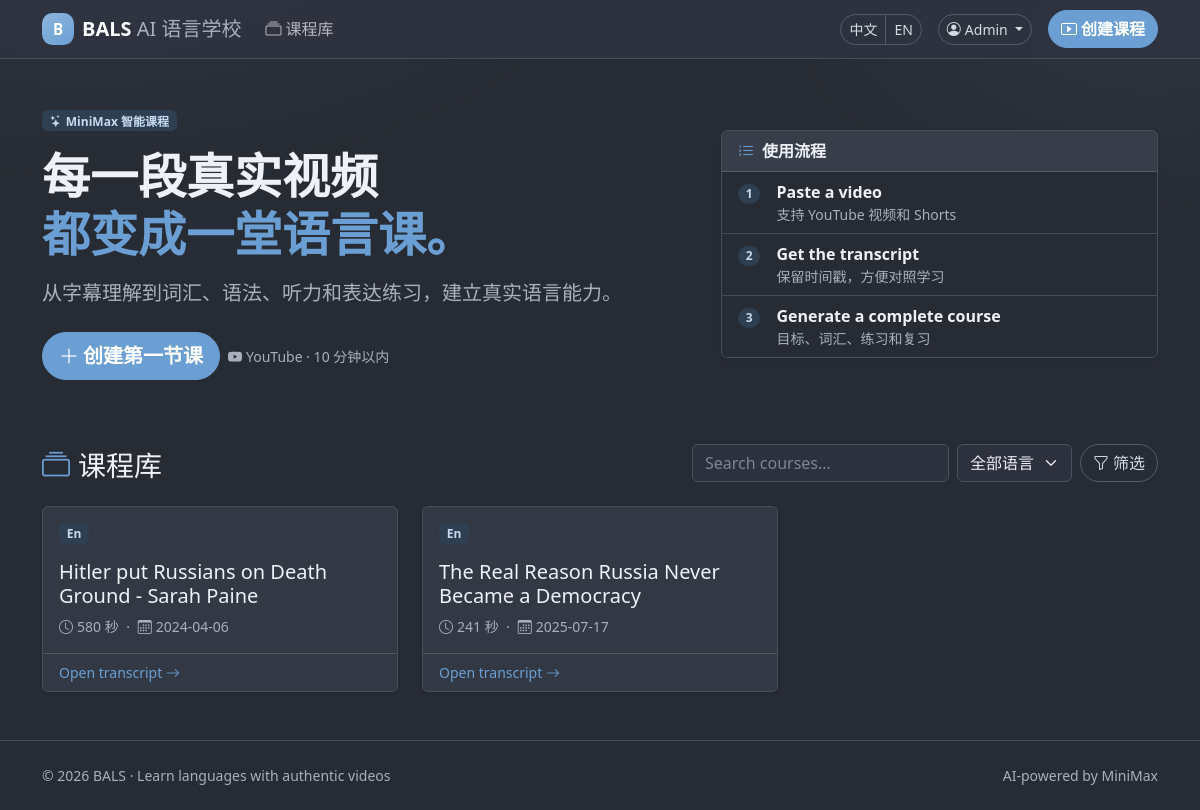
The app's page /zh/ (signed in) with its own data.
### accounts/models.py (models this page shows, shortened)
class User(AbstractUser):
    email = models.EmailField(_("email address"), unique=True)
    display_name = models.CharField(_("display name"), max_length=80, blank=True)
    preferred_language = models.CharField(
        _("preferred interface language"),
        max_length=10,
        default="zh",
        choices=[("zh", "简体中文"), ("en", "English")],
    )
    avatar_url = models.URLField(_("avatar URL"), blank=True)
    is_verified = models.BooleanField(_("email verified"), default=False)
    created_at = models.DateTimeField(auto_now_add=True)
    updated_at = models.DateTimeField(auto_now=True)
    USERNAME_FIELD = "email"
    REQUIRED_FIELDS = ["username"]
    class Meta:
        verbose_name = _("user")
        verbose_name_plural = _("users")
        ordering = ["-created_at"]
    def get_short_name(self):
        return self.display_name or self.email.split("@")[0]

### main_app/models.py (models this page shows, shortened)
class Transcribed_Video(models.Model):
    video_id = models.CharField(max_length=100, unique=True)
    video_language = models.CharField(max_length=100, db_index=True)
    video_title = models.CharField(max_length=300)
    video_length = models.IntegerField()
    slug = models.SlugField(max_length=100, unique=True)
    video_text = models.TextField(blank=True)
    video_transcribe = models.TextField(blank=True)
    uploaded_date = models.DateTimeField(null=True, blank=True)
    status = models.CharField(
        max_length=20,
        choices=JOB_STATUS_CHOICES,
        default=JOB_PENDING,
        db_index=True,
    )
    error_message = models.TextField(blank=True)
    created_at = models.DateTimeField(default=timezone.now)
    updated_at = models.DateTimeField(default=timezone.now)

### main_app/views.py (the view)
# urls.py: 2. Add a URL to urlpatterns:  path('', views.home, name='home')
def home(request):
    from django.core.paginator import Paginator, EmptyPage, PageNotAnInteger
    model = Transcribed_Video.objects.all().order_by('-created_at')
    languages = Transcribed_Video.objects.values_list(
        "video_language", flat=True
    ).distinct()
    language_filter = request.GET.get("language_filter")
    if language_filter:
        model = model.filter(video_language=language_filter)
    query = (request.GET.get("q") or "").strip()
    if query:
        model = model.filter(video_title__icontains=query)
    paginator = Paginator(model, 12)  # 12 courses per page
    page = request.GET.get('page')
    try:
        model = paginator.page(page)
    except PageNotAnInteger:
        model = paginator.page(1)
    except EmptyPage:
        model = paginator.page(paginator.num_pages)
    return render(
        request,
        "main_app/home.html",
        {"model": model, "languages": languages},
    )

### main_app/templates/main_app/home.html (shortened to what this page needs)
{% extends 'main_app/base.html' %}
{% load i18n %}
{% block content %}
<section class="row align-items-center g-4 g-lg-5 mb-5 pb-lg-3">
  <div class="col-lg-7">
    <span class="badge text-bg-primary mb-3"><i class="bi bi-stars me-1"></i>MiniMax {% trans "smart courses" %}</span>
    <h1 class="display-5 fw-bold mb-3">
    </h1>
    <p class="lead text-body-secondary mb-4">
      {% trans "Build real language ability through subtitles, vocabulary, grammar, listening and speaking practice." %}
    </p>
    <div class="d-flex flex-wrap align-items-center gap-2">
      <a class="btn btn-primary btn-lg" href="{% url 'url_input' %}">
        <i class="bi bi-plus-lg me-1"></i>{% trans "Create your first course" %}
      </a>
      <span class="small text-body-secondary"><i class="bi bi-youtube me-1"></i>{% trans "YouTube · under 10 min" %}</span>
    </div>
  </div>
  <div class="col-lg-5">
    <div class="card shadow-sm">
      <div class="card-header fw-semibold"><i class="bi bi-list-ol me-2 text-primary"></i>{% trans "How it works" %}</div>
      <ul class="list-group list-group-flush">
        <li class="list-group-item d-flex gap-3 align-items-start">
          <span class="badge text-bg-primary rounded-pill mt-1">1</span>
          <div>
            <div class="fw-semibold">{% trans "Paste a video" %}</div>
            <div class="small text-body-secondary">{% trans "YouTube videos and Shorts are supported" %}</div>
          </div>
        </li>
        <li class="list-group-item d-flex gap-3 align-items-start">
          <span class="badge text-bg-primary rounded-pill mt-1">2</span>
          <div>
            <div class="fw-semibold">{% trans "Get the transcript" %}</div>
            <div class="small text-body-secondary">{% trans "Timestamps stay available for study" %}</div>
          </div>
        </li>
        <li class="list-group-item d-flex gap-3 align-items-start">
          <span class="badge text-bg-primary rounded-pill mt-1">3</span>
          <div>
            <div class="fw-semibold">{% trans "Generate a complete course" %}</div>
            <div class="small text-body-secondary">{% trans "Goals, vocabulary, exercises and review" %}</div>
          </div>
        </li>
      </ul>
    </div>
  </div>
</section>
<section>
  <div class="d-flex flex-column flex-md-row justify-content-between align-items-md-end gap-3 mb-4">
    <h2 class="h3 mb-0"><i class="bi bi-collection me-2 text-primary"></i>{% trans "Course library" %}</h2>
    <form class="d-flex flex-wrap gap-2" method="get" role="search">
        <input type="search" class="form-control w-auto" name="q"
             value="{{ request.GET.q }}" placeholder="{% trans 'Search courses…' %}" aria-label="{% trans 'Search courses…' %}">
        <select class="form-select w-auto" name="language_filter" aria-label="{% trans 'All languages' %}">
        <option value="">{% trans "All languages" %}</option>
      </select>
      <button class="btn btn-outline-secondary" type="submit"><i class="bi bi-funnel me-1"></i>{% trans "Filter" %}</button>
    </form>
  </div>
  <div class="row g-4">
    {% for content in model %}
    <div class="col-md-6 col-xl-4">
      <a class="card course-card h-100 shadow-sm text-decoration-none" href="{% url 'transcript' content.slug %}" style="transition: transform .18s ease, border-color .18s ease, box-shadow .18s ease;">
        <div class="card-body d-flex flex-column">
          <span class="badge text-bg-primary align-self-start mb-3">{{ content.video_language|capfirst }}</span>
          <h3 class="h5 card-title">{{ content.video_title }}</h3>
          <p class="card-text text-body-secondary small mt-auto mb-0">
            <i class="bi bi-clock me-1"></i>{{ content.video_length }} {% trans "seconds" %}
            <span class="mx-1">·</span>
            <i class="bi bi-calendar3 me-1"></i>{{ content.uploaded_date|date:"Y-m-d" }}
          </p>
        </div>
        <div class="card-footer bg-transparent small text-primary">
          {% trans "Open transcript" %} <i class="bi bi-arrow-right"></i>
        </div>
      </a>
    </div>
    {% endfor %}
  </div>
</section>
{% endblock %}

### main_app/templates/main_app/base.html (shortened to what this page needs)
{% load i18n %}
<!doctype html>
<html lang="{{ LANGUAGE_CODE }}" data-bs-theme="dark">
<head>
  <link href="https://cdn.jsdelivr.net/npm/bootstrap@5.3.3/dist/css/bootstrap.min.css" rel="stylesheet">
  <link href="https://cdn.jsdelivr.net/npm/bootstrap-icons@1.11.3/font/bootstrap-icons.min.css" rel="stylesheet">
</head>
<body class="d-flex flex-column min-vh-100">
  <nav class="navbar navbar-expand-lg bg-body-tertiary border-bottom sticky-top">
    <div class="container">
      <a class="navbar-brand fw-bold d-flex align-items-center" href="{% url 'home' %}">
        <span class="brand-mark">B</span>
        <span>BALS <span class="fw-normal text-body-secondary d-none d-sm-inline">{% trans "AI Language School" %}</span></span>
      </a>
      <div class="collapse navbar-collapse" id="mainNav">
        <ul class="navbar-nav me-auto mb-2 mb-lg-0">
          <li class="nav-item">
            <a class="nav-link" href="{% url 'home' %}"><i class="bi bi-collection me-1"></i>{% trans "Course library" %}</a>
          </li>
        </ul>
        <div class="d-flex align-items-center gap-3">
          <div class="btn-group btn-group-sm" role="group" aria-label="Language">
            {% language 'zh' %}
            <a href="{% url 'home' %}" class="btn {% if LANGUAGE_CODE == 'zh' %}btn-primary{% else %}btn-outline-secondary{% endif %}">中文</a>
            {% endlanguage %}
            {% language 'en' %}
            <a href="{% url 'home' %}" class="btn {% if LANGUAGE_CODE == 'en' %}btn-primary{% else %}btn-outline-secondary{% endif %}">EN</a>
            {% endlanguage %}
          </div>
          {% if user.is_authenticated %}
          <div class="dropdown">
            <button class="btn btn-outline-secondary btn-sm dropdown-toggle" type="button" data-bs-toggle="dropdown" aria-expanded="false">
              <i class="bi bi-person-circle me-1"></i>{{ user.get_short_name }}
            </button>
          </div>
          {% else %}
          <a class="btn btn-outline-secondary btn-sm" href="{% url 'login' %}">{% trans "Sign in" %}</a>
          <a class="btn btn-primary btn-sm" href="{% url 'register' %}">{% trans "Sign up" %}</a>
          {% endif %}
          <a class="btn btn-primary" href="{% url 'url_input' %}"><i class="bi bi-play-btn me-1"></i>{% trans "Create course" %}</a>
        </div>
      </div>
    </div>
  </nav>
  <main class="container py-4 py-lg-5 flex-grow-1">
    {% block content %}{% endblock %}
  </main>
  <footer class="border-top py-4 mt-auto">
    <div class="container d-flex flex-column flex-md-row justify-content-between gap-2 text-body-secondary small">
      <span>&copy; {% now "Y" %} BALS &middot; {% trans "Learn languages with authentic videos" %}</span>
      <span>{% trans "AI-powered by MiniMax" %}</span>
    </div>
  </footer>
</body>
</html>

### main_app/templates/main_app/base.html (style rules this page uses)
:root, [data-bs-theme="dark"] { --bs-primary: #6b9fd4; --bs-primary-rgb: 107, 159, 212; --bs-primary-text-emphasis: #c5daf0; --bs-link-color: #8cb6dd; --bs-link-hover-color: #b3d0eb; --bs-body-bg: #272b33; --bs-body-color: #eef1f6; --bs-secondary-color: #a8b0bd; --bs-border-color: #454c5a; --bs-tertiary-bg: #2f3440; --bs-secondary-bg: #373d4a; --bs-success: #6fbf8d; --bs-success-rgb: 111, 191, 141; --bs-body-font-family: "PingFang SC", "Microsoft YaHei", system-ui, -apple-system, "Segoe UI", sans-serif; --bals-card: #323844; --bals-card-soft: #2e3340; --bals-ink-soft: #d5dbe5; --bals-accent-dim: #2f3f52; }
html { scroll-behavior: smooth; }
body { background: radial-gradient(900px 420px at 8% -8%, #6b9fd418, transparent 58%), radial-gradient(700px 340px at 96% 4%, #a8b0bd10, transparent 52%), var(--bs-body-bg); -webkit-font-smoothing: antialiased; text-rendering: optimizeLegibility; }
.navbar.bg-body-tertiary { background: color-mix(in srgb, #2f3440 92%, transparent) !important; backdrop-filter: blur(12px); border-color: #454c5a !important; }
.btn-primary { --bs-btn-bg: #6b9fd4; --bs-btn-border-color: #6b9fd4; --bs-btn-hover-bg: #5a8fc4; --bs-btn-hover-border-color: #5a8fc4; --bs-btn-active-bg: #4f82b8; --bs-btn-active-border-color: #4f82b8; --bs-btn-color: #fff; --bs-btn-hover-color: #fff; --bs-btn-active-color: #fff; font-weight: 700; border-radius: 999px; }
.btn-outline-secondary { --bs-btn-color: #d5dbe5; --bs-btn-border-color: #545b6a; --bs-btn-hover-bg: #373d4a; --bs-btn-hover-border-color: #6b7384; --bs-btn-hover-color: #fff; border-radius: 999px; }
.badge.text-bg-primary { background: var(--bals-accent-dim) !important; color: #c5daf0 !important; }
.card { background: var(--bals-card); border-color: #454c5a; color: var(--bs-body-color); }
.form-control, .form-select { background-color: #2c313d; border-color: #4a5260; color: #eef1f6; }
.form-control::placeholder { color: #7d8694; }
.navbar-brand .brand-mark { display: inline-grid; place-items: center; width: 2rem; height: 2rem; margin-right: .5rem; border-radius: .65rem; background: linear-gradient(145deg, #8cb6dd, #6b9fd4); color: #fff; font-weight: 800; font-size: .95rem; }

### records on screen
User: get_short_name "Admin"
Transcribed_Video: video_language "En", video_title "Hitler put Russians on Death Ground - Sarah Paine", video_length "580", uploaded_date "2024-04-06"
Transcribed_Video: video_language "En", video_title "The Real Reason Russia Never Became a Democracy", video_length "241", uploaded_date "2025-07-17"
